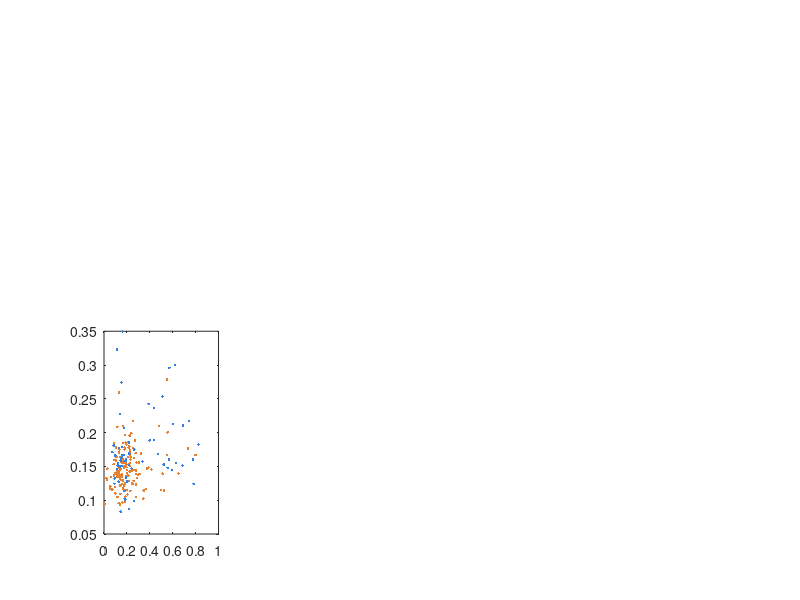

Recreate this plot in MATLAB. (Note: this script raises an error after producing the figure.)
clc; clear; close all;
load('data/supp2_novel.mat')

%%
cols = [0.9 0.5 0.2; 0.2 0.5 0.9];

figure('pos',[230,302,955,426],'color','w')
subplot(245)
plot(avg_error(monkey==1 & firstTrial==1 & trained==1),avg_error(monkey==1 & firstTrial==0 & trained==1),'.','color',cols(1,:)); hold on;
plot(avg_error(monkey==2 & firstTrial==1 & trained==1),avg_error(monkey==2 & firstTrial==0 & trained==1),'.','color',cols(2,:))
fixPlot(gca,[0 1],[0 1],'first trial error','11-end trial error',0:0.25:1,0:0.25:1,'trained shapes')

subplot(247)
plot(avg_error(monkey==1 & firstTrial==1 & trained==0),avg_error(monkey==1 & firstTrial==0 & trained==0),'.','color',cols(1,:)); hold on;
plot(avg_error(monkey==2 & firstTrial==1 & trained==0),avg_error(monkey==2 & firstTrial==0 & trained==0),'.','color',cols(2,:))
fixPlot(gca,[0 1],[0 1],'first trial error','11-end trial error',0:0.25:1,0:0.25:1,'novel shapes',{'monkey 1' 'monkey 2'})

subplot(241)
histogram(avg_error(monkey==1 & firstTrial==1 & trained==1),linspace(0,1,18),'DisplayStyle','stairs','EdgeColor',cols(1,:)); hold on
histogram(avg_error(monkey==2 & firstTrial==1 & trained==1),linspace(0,1,18),'DisplayStyle','stairs','EdgeColor',cols(2,:));
fixPlot(gca,[0 1],[0 200],'','')

subplot(246)
histogram(avg_error(monkey==1 & firstTrial==0 & trained==1),linspace(0,1,18),'DisplayStyle','stairs','EdgeColor',cols(1,:)); hold on
histogram(avg_error(monkey==2 & firstTrial==0 & trained==1),linspace(0,1,18),'DisplayStyle','stairs','EdgeColor',cols(2,:));
fixPlot(gca,[0 1],[0 200],'','')

subplot(243)
histogram(avg_error(monkey==1 & firstTrial==1 & trained==0),linspace(0,1,18),'DisplayStyle','stairs','EdgeColor',cols(1,:)); hold on
histogram(avg_error(monkey==2 & firstTrial==1 & trained==0),linspace(0,1,18),'DisplayStyle','stairs','EdgeColor',cols(2,:));
fixPlot(gca,[0 1],[0 200],'','')

subplot(248)
histogram(avg_error(monkey==1 & firstTrial==0 & trained==0),linspace(0,1,18),'DisplayStyle','stairs','EdgeColor',cols(1,:)); hold on
histogram(avg_error(monkey==2 & firstTrial==0 & trained==0),linspace(0,1,18),'DisplayStyle','stairs','EdgeColor',cols(2,:));
fixPlot(gca,[0 1],[0 200],'','')
